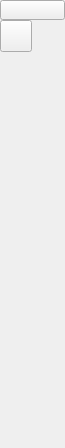
<?xml version="1.0" encoding="UTF-8"?>
<ui version="4.0">
 <class>QG_CadToolBarSplines</class>
 <widget class="QWidget" name="QG_CadToolBarSplines">
  <property name="geometry">
   <rect>
    <x>0</x>
    <y>0</y>
    <width>65</width>
    <height>448</height>
   </rect>
  </property>
  <property name="sizePolicy">
   <sizepolicy hsizetype="Fixed" vsizetype="Minimum">
    <horstretch>0</horstretch>
    <verstretch>0</verstretch>
   </sizepolicy>
  </property>
  <property name="minimumSize">
   <size>
    <width>65</width>
    <height>448</height>
   </size>
  </property>
  <property name="windowTitle">
   <string>Splines</string>
  </property>
  <widget class="QToolButton" name="bBack">
   <property name="geometry">
    <rect>
     <x>0</x>
     <y>0</y>
     <width>65</width>
     <height>20</height>
    </rect>
   </property>
   <property name="minimumSize">
    <size>
     <width>65</width>
     <height>20</height>
    </size>
   </property>
   <property name="maximumSize">
    <size>
     <width>65</width>
     <height>20</height>
    </size>
   </property>
   <property name="toolTip">
    <string>Back to main menu</string>
   </property>
   <property name="text">
    <string/>
   </property>
   <property name="icon">
    <iconset resource="../../../res/extui/extui.qrc">
     <normaloff>:/extui/back.png</normaloff>:/extui/back.png</iconset>
   </property>
   <property name="iconSize">
    <size>
     <width>65</width>
     <height>20</height>
    </size>
   </property>
  </widget>
  <widget class="QToolButton" name="bSpline">
   <property name="geometry">
    <rect>
     <x>0</x>
     <y>20</y>
     <width>32</width>
     <height>32</height>
    </rect>
   </property>
   <property name="minimumSize">
    <size>
     <width>32</width>
     <height>32</height>
    </size>
   </property>
   <property name="toolTip">
    <string>Spline</string>
   </property>
   <property name="text">
    <string/>
   </property>
   <property name="icon">
    <iconset resource="../../../res/extui/extui.qrc">
     <normaloff>:/extui/splinesnurbs.png</normaloff>:/extui/splinesnurbs.png</iconset>
   </property>
   <property name="iconSize">
    <size>
     <width>32</width>
     <height>32</height>
    </size>
   </property>
  </widget>
 </widget>
 <layoutdefault spacing="6" margin="11"/>
 <resources>
  <include location="../../../res/extui/extui.qrc"/>
 </resources>
 <connections>
  <connection>
   <sender>bSpline</sender>
   <signal>clicked()</signal>
   <receiver>QG_CadToolBarSplines</receiver>
   <slot>drawSpline()</slot>
   <hints>
    <hint type="sourcelabel">
     <x>20</x>
     <y>20</y>
    </hint>
    <hint type="destinationlabel">
     <x>20</x>
     <y>20</y>
    </hint>
   </hints>
  </connection>
  <connection>
   <sender>bBack</sender>
   <signal>clicked()</signal>
   <receiver>QG_CadToolBarSplines</receiver>
   <slot>back()</slot>
   <hints>
    <hint type="sourcelabel">
     <x>20</x>
     <y>20</y>
    </hint>
    <hint type="destinationlabel">
     <x>20</x>
     <y>20</y>
    </hint>
   </hints>
  </connection>
 </connections>
</ui>
